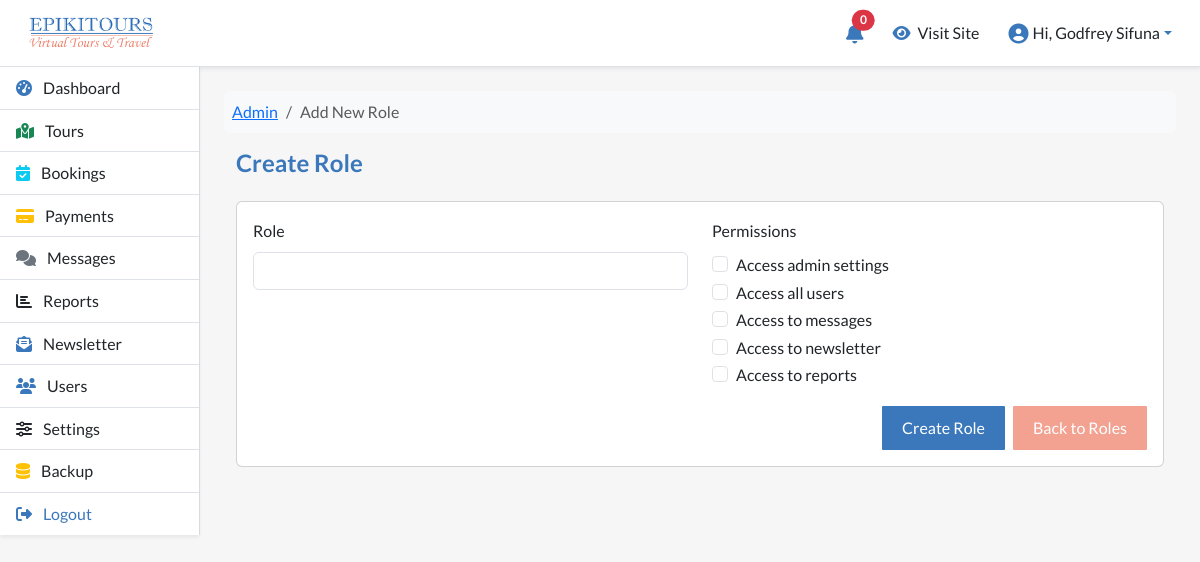
Screenshot of /manage/users/create-role.php (signed in) with the database file from the repository.
### tables this page shows
CREATE TABLE `epi_permissions` (
  `id` int NOT NULL,
  `permission` varchar(100) NOT NULL,
  `created_at` timestamp NOT NULL DEFAULT CURRENT_TIMESTAMP,
  `updated_at` timestamp NOT NULL DEFAULT CURRENT_TIMESTAMP ON UPDATE CURRENT_TIMESTAMP
);

### manage/users/create-role.php (the view, shortened to what this page needs)
<?php
require_once __DIR__ . '/../../config/database.php';
$permissions = $pdo->query("SELECT * FROM epi_permissions ORDER BY permission ASC")->fetchAll(PDO::FETCH_ASSOC);
?>
<nav aria-label="breadcrumb">
    <ol class="breadcrumb bg-light p-2 rounded mb-3">
        <li class="breadcrumb-item"><a href="<?= BASE_URL ?>dashboard">Admin</a></li>
        <li class="breadcrumb-item active" aria-current="page">Add New Role</li>
    </ol>
</nav>
<div class="d-flex">
    <div class="container-fluid">
        <h4 class="mb-0">Create Role</h4>
        <div class="card mt-4">
            <div class="card-body">
                <form method="POST">
                    <div class="row mb-3">
                        <div class="col-md-6">
                            <label class="form-label">Role</label>
                            <input type="text" name="role" class="form-control">
                        </div>
                        <div class="col-md-6">
                            <label class="form-label">Permissions</label>
                            <?php foreach ($permissions as $perm): ?>
                                <div class="form-check">
                                    <input class="form-check-input" type="checkbox" name="permissions[]" value="<?= $perm['id'] ?>" id="perm<?= $perm['id'] ?>">
                                    <label class="form-check-label" for="perm<?= $perm['id'] ?>">
                                        <?= htmlspecialchars($perm['permission']) ?>
                                    </label>
                                </div>
                            <?php endforeach; ?>
                        </div>
                    </div>
                    <div class="d-flex justify-content-end gap-2">
                        <button type="submit" class="btn btn-primary">Create Role</button>
                        <a href="manage-roles" class="btn btn-secondary text-decoration-none">Back to Roles</a>
                    </div>
                </form>
            </div>
        </div>
    </div>
</div>
<?php
include BASE_PATH . 'layouts/admin-layout.php';
?>

### manage/css/custom.css (style rules this page uses)
:root { --primary-color: #3a78bb; --secondary-color: #f3a292; --tertiary-color: #E0F7FA; --white-color: #ffffff; --black-color: #000000; --pale-grey: #f6f6f6; --dark-grey: #333333; }
body { font-family: 'lato', sans-serif; background-color: var(--pale-grey); color: var(--black-color); margin: 0; padding: 0; line-height: 1.6; }
.btn-primary { background-color: var(--primary-color); color: var(--white-color); border: none; padding: 10px 20px; border-radius: 1px; transition: background-color 0.3s ease; }
.btn-secondary { background-color: var(--secondary-color); color: var(--white-color); border: none; padding: 10px 20px; border-radius: 1px; transition: background-color 0.3s ease; }
html { scroll-behavior: smooth; }
h4 { font-weight: 600; color: var(--primary-color); }
.bg-light { transition: box-shadow 0.3s ease-in-out; }
.card { transition: transform 0.4s ease-in-out, box-shadow 0.3s ease-in-out; }
.btn-primary { background-color: var(--primary-color); border-color: var(--primary-color); transition: background-color 0.3s ease-in-out, transform 0.2s ease; }

### rows the page displays
epi_permissions: permission "Access admin settings"
epi_permissions: permission "Access all users"
epi_permissions: permission "Access to messages"
epi_permissions: permission "Access to newsletter"
epi_permissions: permission "Access to reports"

### other values shown
$unreadCount "0"
$_SESSION['user_name'] "Godfrey Sifuna"
